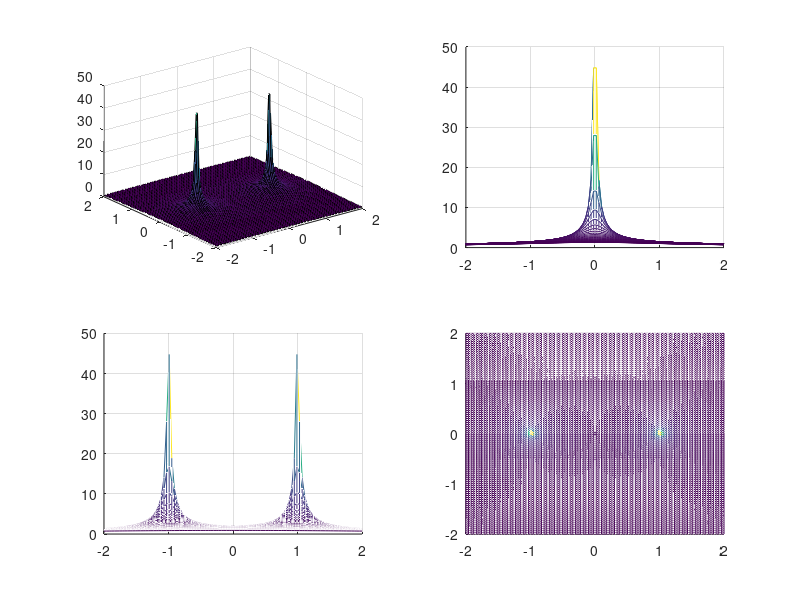

Reproduce this figure in MATLAB.
f = @(x,y) 1./sqrt((1-x).^2+y.^2)+1./sqrt((1+x).^2+y.^2);
[x,y] = meshgrid(linspace(-2,2,100));
z = f(x,y);
z(abs(x)==1 & y==0) = NaN;
subplot(2,2,1);
surf(x,y,z)
subplot(2,2,2);
mesh(x,y,z),view(90,0)
subplot(2,2,3);
mesh(x,y,z),view(0,0)
subplot(2,2,4);
mesh(x,y,z),view(0,90)
